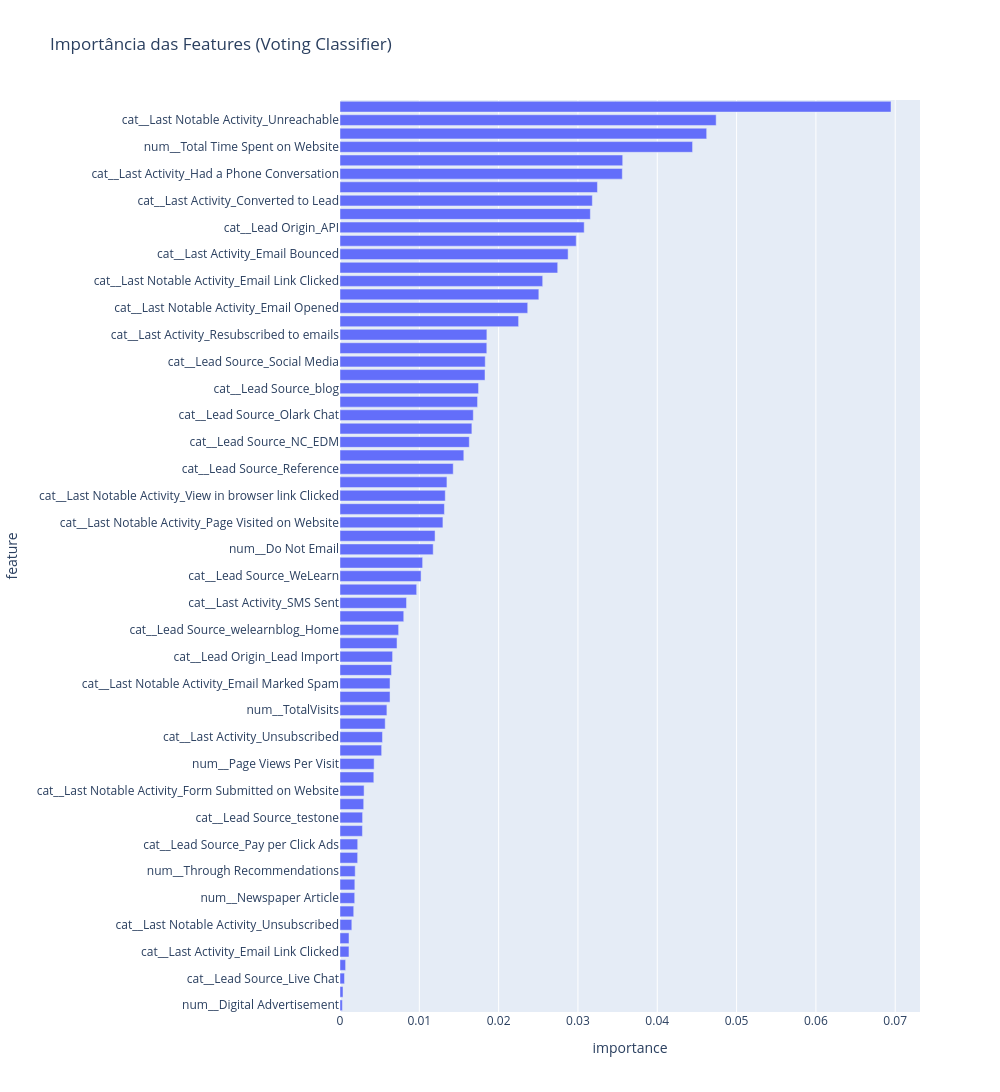

The notebook cell saved with this chart:
### Code cell
fig = px.bar(
  df_importances,
  x='importance',
  y='feature',
  title='Importância das Features (Voting Classifier)'
)

fig.update_layout(height=1280, width=1000)

### Figure 1 — Plotly figure (JSON) as saved in the notebook; plotly's stock layout.template omitted (floating-point values rounded to 4 significant figures)
{"data": [{"hovertemplate": "importance=%{x}<br>feature=%{y}<extra></extra>", "legendgroup": "", "marker": {"color": "#636efa", "pattern": {"shape": ""}}, "name": "", "orientation": "h", "showlegend": false, "textposition": "auto", "type": "bar", "x": [0.0002986, 0.0003797, 0.0005684, 0.0007067, 0.001131, 0.001136, 0.00149, 0.001731, 0.001854, 0.001872, 0.001918, 0.002224, 0.002231, 0.002827, 0.002848, 0.002989, 0.003037, 0.004264, 0.004301, 0.005252, 0.005354, 0.005701, 0.005913, 0.006308, 0.006308, 0.006497, 0.006629, 0.007191, 0.007393, 0.008037, 0.008387, 0.009665, 0.01022, 0.01042, 0.01175, 0.01198, 0.01298, 0.01316, 0.01327, 0.01348, 0.01428, 0.01561, 0.0163, 0.01663, 0.01681, 0.01734, 0.01747, 0.01828, 0.01831, 0.01851, 0.01852, 0.02252, 0.02367, 0.02507, 0.02555, 0.02745, 0.02876, 0.02978, 0.03079, 0.03156, 0.03181, 0.03246, 0.03559, 0.03564, 0.04445, 0.04623, 0.04742, 0.06947], "xaxis": "x", "y": ["num__Digital Advertisement", "num__Search", "cat__Lead Source_Live Chat", "num__A free copy of Mastering The Interview", "cat__Last Activity_Email Link Clicked", "cat__Last Activity_Visited Booth in Tradeshow", "cat__Last Notable Activity_Unsubscribed", "cat__Last Notable Activity_Approached upfront", "num__Newspaper Article", "num__Do Not Call", "num__Through Recommendations", "num__Newspaper", "cat__Lead Source_Pay per Click Ads", "cat__Last Activity_View in browser link Clicked", "cat__Lead Source_testone", "num__X Education Forums", "cat__Last Notable Activity_Form Submitted on Website", "cat__Lead Source_youtubechannel", "num__Page Views Per Visit", "cat__Last Activity_Email Opened", "cat__Last Activity_Unsubscribed", "cat__Lead Source_bing", "num__TotalVisits", "cat__Last Activity_Email Marked Spam", "cat__Last Notable Activity_Email Marked Spam", "cat__Lead Source_Google", "cat__Lead Origin_Lead Import", "cat__Last Notable Activity_Email Received", "cat__Lead Source_welearnblog_Home", "cat__Lead Source_Click2call", "cat__Last Activity_SMS Sent", "cat__Last Notable Activity_Email Bounced", "cat__Lead Source_WeLearn", "cat__Lead Source_Organic Search", "num__Do Not Email", "cat__Last Activity_Unreachable", "cat__Last Notable Activity_Page Visited on Website", "cat__Last Activity_Form Submitted on Website", "cat__Last Notable Activity_View in browser link Clicked", "cat__Lead Source_Referral Sites", "cat__Lead Source_Reference", "cat__Last Activity_Email Received", "cat__Lead Source_NC_EDM", "cat__Last Activity_Page Visited on Website", "cat__Lead Source_Olark Chat", "cat__Lead Source_Direct Traffic", "cat__Lead Source_blog", "cat__Last Notable Activity_SMS Sent", "cat__Lead Source_Social Media", "cat__Last Notable Activity_Resubscribed to emails", "cat__Last Activity_Resubscribed to emails", "cat__Lead Source_Facebook", "cat__Last Notable Activity_Email Opened", "cat__Last Activity_Olark Chat Conversation", "cat__Last Notable Activity_Email Link Clicked", "cat__Last Notable Activity_Modified", "cat__Last Activity_Email Bounced", "cat__Last Notable Activity_Olark Chat Conversation", "cat__Lead Origin_API", "cat__Last Notable Activity_Had a Phone Conversation", "cat__Last Activity_Converted to Lead", "cat__Lead Origin_Landing Page Submission", "cat__Last Activity_Had a Phone Conversation", "cat__Last Activity_Approached upfront", "num__Total Time Spent on Website", "cat__Lead Source_Welingak Website", "cat__Last Notable Activity_Unreachable", "cat__Lead Origin_Lead Add Form"], "yaxis": "y"}], "layout": {"barmode": "relative", "height": 1280, "legend": {"tracegroupgap": 0}, "title": {"text": "Importância das Features (Voting Classifier)"}, "width": 1000, "xaxis": {"anchor": "y", "domain": [0, 1], "title": {"text": "importance"}}, "yaxis": {"anchor": "x", "domain": [0, 1], "title": {"text": "feature"}}}}
